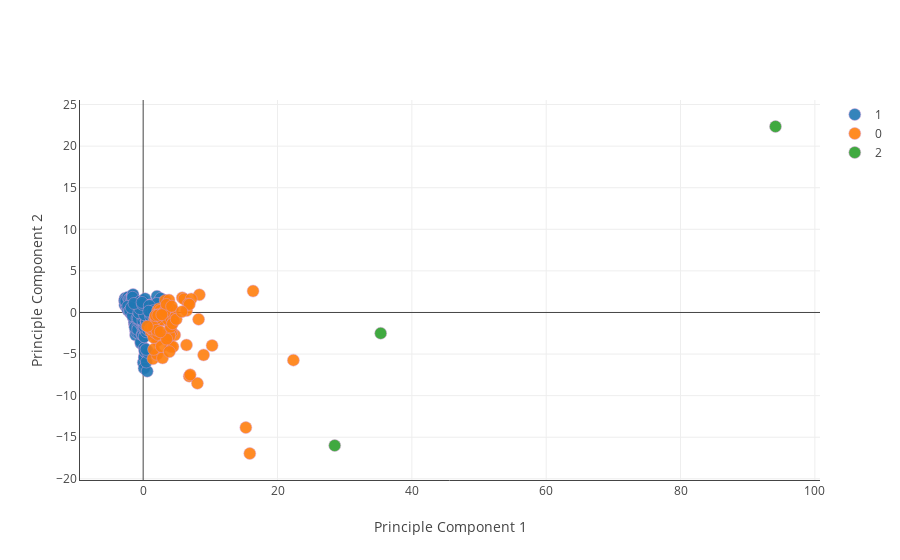

Write notebook code for a chart like this one.
### Markdown cell above
## To run this algorithm for a different file, iteration count or the intial centroids, please change parameters here

### Code cell
file_name = "data/iyer.txt"
iteration_count = 10
initial_centroids = [3, 20, 9]
driver(file_name, iteration_count, initial_centroids)

### Figure 1 — Plotly figure (JSON) as saved in the notebook; plotly's stock layout.template omitted (floating-point values rounded to 4 significant figures; data arrays with more than 128 entries replaced by an {"elided": "..."} marker saying what was removed)
{"data": [{"marker": {"line": {"color": "rgba(217, 154, 217, 123)", "width": 0.5}, "opacity": 0.9, "size": 12}, "mode": "markers", "name": 1, "type": "scatter", "x": {"elided": "430 float values"}, "y": {"elided": "430 float values"}}, {"marker": {"line": {"color": "rgba(217, 154, 217, 123)", "width": 0.5}, "opacity": 0.9, "size": 12}, "mode": "markers", "name": 0, "type": "scatter", "x": [2.146, 3.787, 5.82, 6.087, 8.367, 3.328, 6.473, 7.151, 3.287, 2.354, 3.376, 2.535, 6.691, 6.875, 8.253, 1.694, 2.793, 1.808, 2.808, 4.38, 3.751, 4.366, 2.013, 1.445, 1.461, 2.045, 1.166, 2.1, 1.882, 4.114, 1.259, 1.093, 6.451, 3.519, 3.726, 2.169, 2.43, 2.649, 10.26, 4.029, 1.979, 4.704, 4.26, 4.109, 8.997, 22.36, 1.554, 6.859, 2.892, 1.429, 1.548, 1.777, 1.089, 2.708, 4.442, 3.948, 2.162, 3.909, 1.503, 2.051, 3.496, 8.077, 15.87, 15.29, 2.559, 4.089, 3.697, 1.838, 4.148, 2.179, 3.232, 3.656, 3.198, 6.999, 0.6237, 3.848, 3.46, 4.239, 16.36, 2.776, 4.537, 4.368, 4.928, 5.751], "y": [0.2049, -0.3725, 1.774, 1.612, 2.127, 0.4209, 0.2291, 1.63, 1.442, 0.4338, 0.4748, 0.2572, 1.016, 0.9731, -0.8288, -0.7801, -0.5818, -0.4903, -0.9746, -0.6825, 0.5557, 0.316, -1.804, -2.504, -5.571, -5.031, -2.336, -3.383, -2.604, -4.1, -2.003, -1.947, -3.914, -2.64, -3.134, -0.2787, -1.008, -0.8577, -3.974, -1.997, -0.7183, -2.701, -2.37, -2.094, -5.106, -5.73, -4.432, -7.658, -5.466, -2.036, -2.997, -2.428, -1.903, -4.094, -4.127, -2.801, -2.634, -4.714, -1.708, -2.134, -3.201, -8.517, -16.96, -13.84, -2.324, -1.756, -0.8595, -0.3948, -0.7073, -0.3343, 0.2049, 0.5333, 0.05069, -7.488, -1.66, 1.489, 0.9668, 0.7484, 2.571, -0.2636, -1.035, -1.343, -0.8168, 0.09822]}, {"marker": {"line": {"color": "rgba(217, 154, 217, 123)", "width": 0.5}, "opacity": 0.9, "size": 12}, "mode": "markers", "name": 2, "type": "scatter", "x": [94.14, 28.52, 35.36], "y": [22.36, -16.0, -2.501]}], "layout": {"xaxis": {"showline": true, "title": "Principle Component 1"}, "yaxis": {"showline": true, "title": "Principle Component 2"}}}
